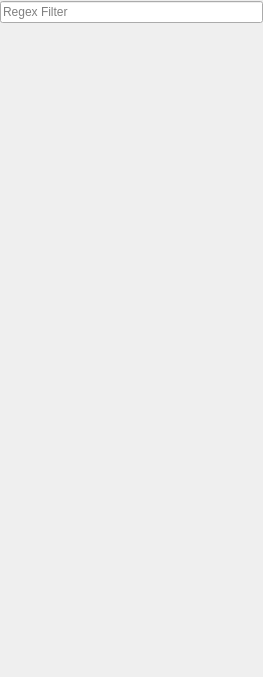
<?xml version="1.0" encoding="UTF-8"?>
<ui version="4.0">
 <class>LeftWidgetForm</class>
 <widget class="QWidget" name="LeftWidgetForm">
  <property name="geometry">
   <rect>
    <x>0</x>
    <y>0</y>
    <width>263</width>
    <height>677</height>
   </rect>
  </property>
  <property name="windowTitle">
   <string>Form</string>
  </property>
  <layout class="QVBoxLayout" name="verticalLayout">
   <property name="spacing">
    <number>1</number>
   </property>
   <property name="leftMargin">
    <number>0</number>
   </property>
   <property name="topMargin">
    <number>1</number>
   </property>
   <property name="rightMargin">
    <number>0</number>
   </property>
   <property name="bottomMargin">
    <number>0</number>
   </property>
   <item>
    <widget class="QLineEdit" name="le_leftTree_filter">
     <property name="focusPolicy">
      <enum>Qt::ClickFocus</enum>
     </property>
     <property name="placeholderText">
      <string>Regex Filter</string>
     </property>
     <property name="clearButtonEnabled">
      <bool>true</bool>
     </property>
    </widget>
   </item>
   <item>
    <widget class="MyTreeWidget" name="leftTree" native="true"/>
   </item>
  </layout>
 </widget>
 <customwidgets>
  <customwidget>
   <class>MyTreeWidget</class>
   <extends>QWidget</extends>
   <header>mytreewidget.h</header>
   <container>1</container>
  </customwidget>
 </customwidgets>
 <resources/>
 <connections/>
</ui>
